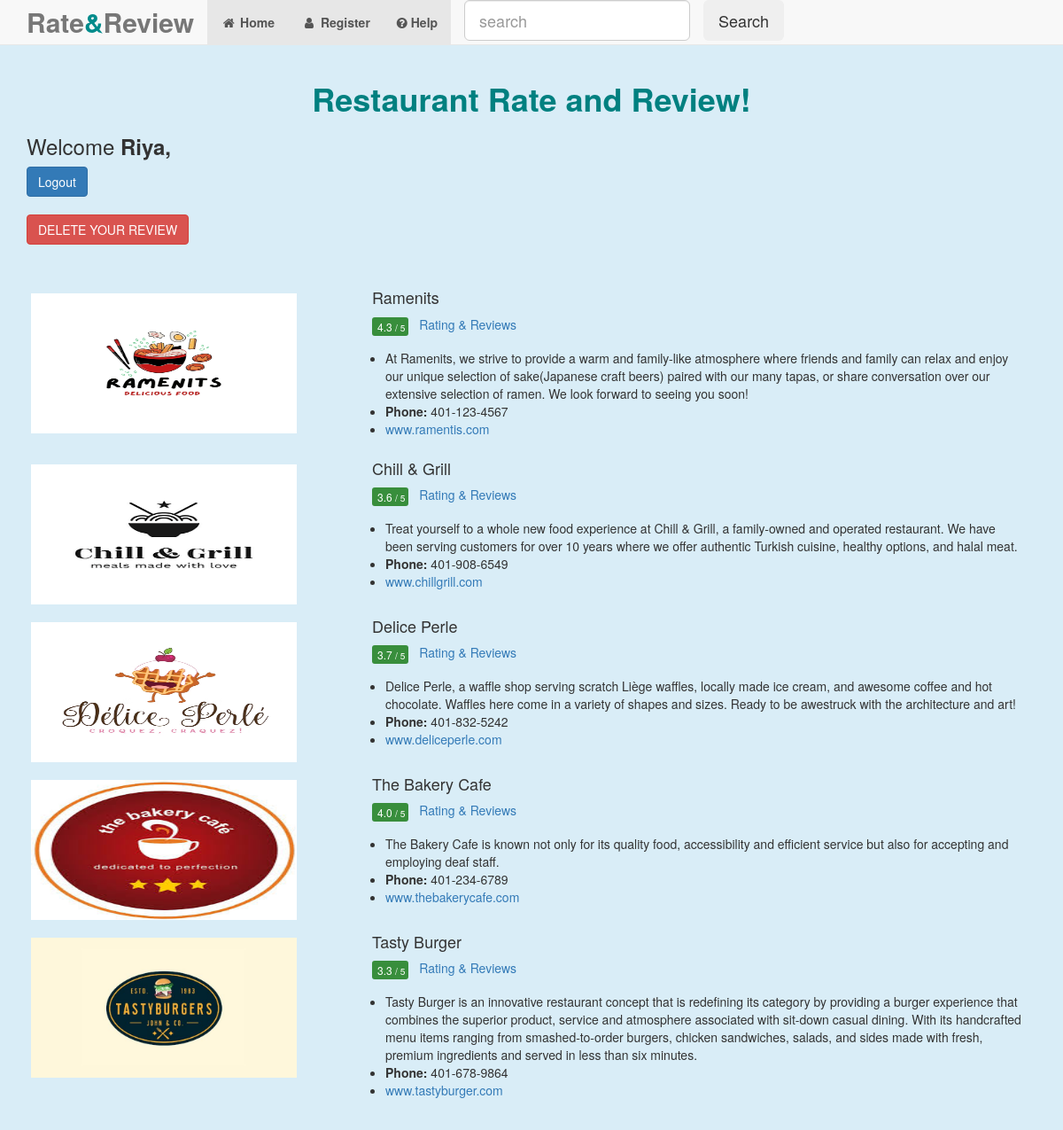
Page / (signed in) on the committed database.
### tables this page shows
CREATE TABLE `item` (
  `id` int(11) NOT NULL,
  `name` varchar(256) NOT NULL,
  `description` text NOT NULL,
  `price` int(255) NOT NULL,
  `image` varchar(255) NOT NULL,
  `created` timestamp NOT NULL DEFAULT current_timestamp(),
  `modified` timestamp NOT NULL DEFAULT current_timestamp()
);

### class/Rating.php (called while the page is built, shortened)
<?php
class Rating{
	private $host = 'localhost';
    private $user = 'root';
    private $password = "";
    private $database = "rating_system";
	private $itemUsersTable = 'item_users';
	private $itemTable = 'item';
    private $itemRatingTable = 'item_rating';
	private $dbConnect = false;
    public function __construct(){
        if(!$this->dbConnect){
            $conn = new mysqli($this->host, $this->user, $this->password, $this->database);
            if($conn->connect_error){
                die("Error failed to connect to MySQL: " . $conn->connect_error);
            }else{
                $this->dbConnect = $conn;
            }
        }
    }
	private function getData($sqlQuery) {
		$result = mysqli_query($this->dbConnect, $sqlQuery);
		$data = array();
		while ($row = mysqli_fetch_array($result)) {
			$data[] = $row;
		}
		return $data;
	}
	public function getItemList(){
		$sqlQuery = "
			SELECT * FROM ".$this->itemTable;
		return  $this->getData($sqlQuery);
	}
	public function getItemRating($itemId){
		$sqlQuery = "
			SELECT r.ratingId, r.itemId, r.userId, u.username, u.avatar, r.ratingNumber, r.title, r.comments, r.created, r.modified
			FROM ".$this->itemRatingTable." as r
			LEFT JOIN ".$this->itemUsersTable." as u ON (r.userid = u.userid)
			WHERE r.itemId = '".$itemId."'";
		return  $this->getData($sqlQuery);
	}
	public function getRatingAverage($itemId){
		$itemRating = $this->getItemRating($itemId);
		$ratingNumber = 0;
		$count = 0;
		foreach($itemRating as $itemRatingDetails){
			$ratingNumber+= $itemRatingDetails['ratingNumber'];
			$count += 1;
		}
		$average = 0;
		if($ratingNumber && $count) {
			$average = $ratingNumber/$count;
		}
		return $average;
	}
}
?>

### index.php (the view, shortened to what this page needs)
<?php
include('inc/header.php');
?>
<link rel = "stylesheet" href="css/style.css">
<?php include('inc/container.php');?>
	<div class = "container">
		<center>
		<h1><b style="color:teal;text-align:center">Restaurant Rate and Review!</b></h1>
		</center>
		<?php
		include 'inc/menu.php';
		include 'class/Rating.php';
		$rating = new Rating();
		$itemList = $rating->getItemList();
		foreach($itemList as $item){
			$average = $rating->getRatingAverage($item["id"]);
		?>
		<div class="row">
			<div class = "col-sm-4" >
				<img class = "product_image" src="image/<?php echo $item["image"]; ?>" style="width:300px;height:168px;padding-top:10px;margin:5px;">
			</div>
			<div class = "col-sm-8">
			<h4 style = "margin-top:10px;"><?php echo $item["name"]; ?></h4>
			<div><span class = "average"><?php printf('%.1f', $average); ?> <small>/ 5</small></span> <span class="rating-reviews"><a href="show_rating.php?item_id=<?php echo $item["id"]; ?>">Rating & Reviews</a></span></div>
			<?php echo $item["description"]; ?>
			</div>
		</div>
		<?php
			}
			?>
	</div>
<?php include('inc/footer.php');?>

### css/style.css (style rules this page uses)
.average { background-color:#388e3c; line-height: normal; display: inline-block; color: #fff; padding: 2px 4px 2px 6px; border-radius: 3px; font-weight: 500; font-size: 12px; vertical-align: middle; }
.rating-reviews { padding-left: 8px; font-weight: 500; color: #878787; }

### inc/header.php (style rules this page uses)
body { background: lightblue; margin: 0; }

### rows in the picture
item: image (picture), name "Ramenits", average "4.3", description "At Ramenits, we strive to provide a warm and family-like atmosphere where friends and family can relax and enjoy our unique selection of sake(Japanese craft beers) paired with our many tapas, or share conversation over our extensive selection of ramen. We look forward to seeing you soon! Phone: 401-123-4567 www.ramentis.com"
item: image (picture), name "Chill & Grill", average "3.6", description "Treat yourself to a whole new food experience at Chill & Grill, a family-owned and operated restaurant. We have been serving customers for over 10 years where we offer authentic Turkish cuisine, healthy options, and halal meat. Phone: 401-908-6549 www.chillgrill.com"
item: image (picture), name "Delice Perle", average "3.7", description "Delice Perle, a waffle shop serving scratch Liège waffles, locally made ice cream, and awesome coffee and hot chocolate. Waffles here come in a variety of shapes and sizes. Ready to be awestruck with the architecture and art! Phone: 401-832-5242 www.deliceperle.com"
item: image (picture), name "The Bakery Cafe", average "4.0", description "The Bakery Cafe is known not only for its quality food, accessibility and efficient service but also for accepting and employing deaf staff. Phone: 401-234-6789 www.thebakerycafe.com"
item: image (picture), name "Tasty Burger", average "3.3", description "Tasty Burger is an innovative restaurant concept that is redefining its category by providing a burger experience that combines the superior product, service and atmosphere associated with sit-down casual dining. With its handcrafted menu items ranging from smashed-to-order burgers, chicken sandwiches, salads, and sides made with fresh, premium ingredients and served in less than six minutes. Phone: 401-678-9864 www.tastyburger.com"

### other values in the picture
$userName "Riya"
